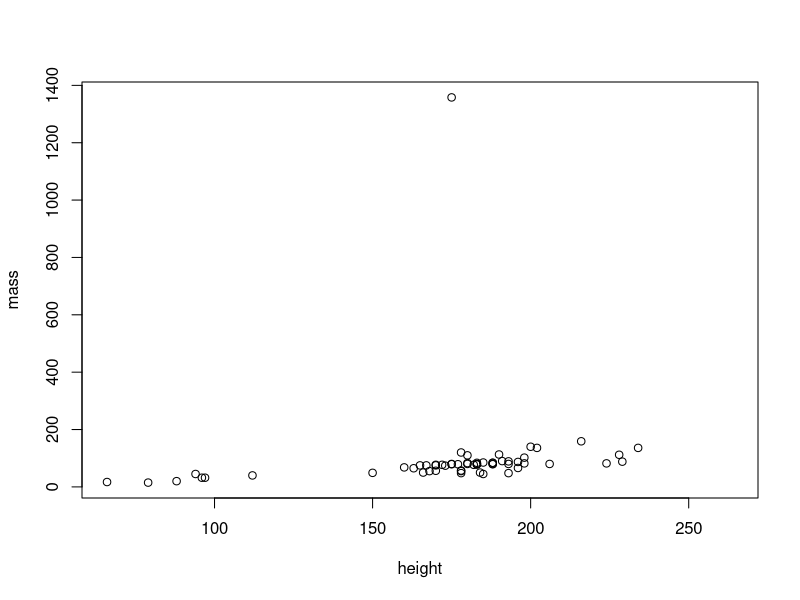
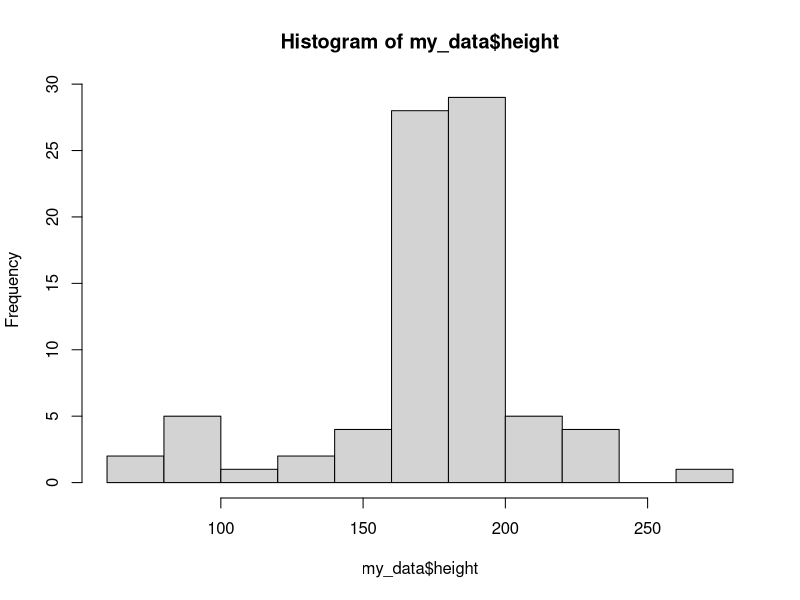
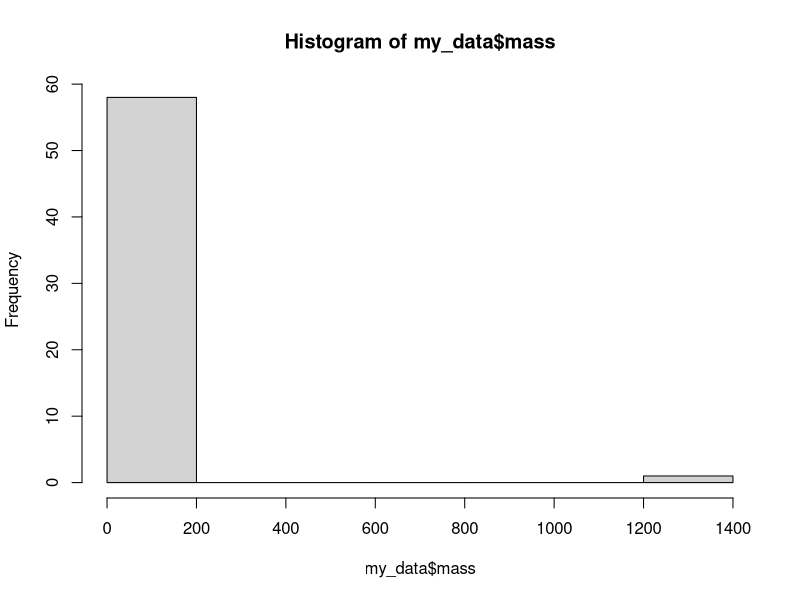
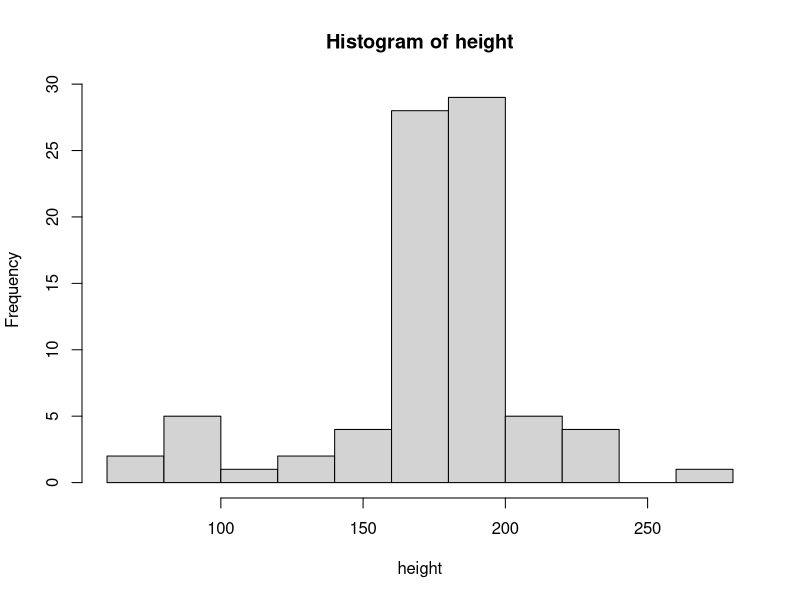
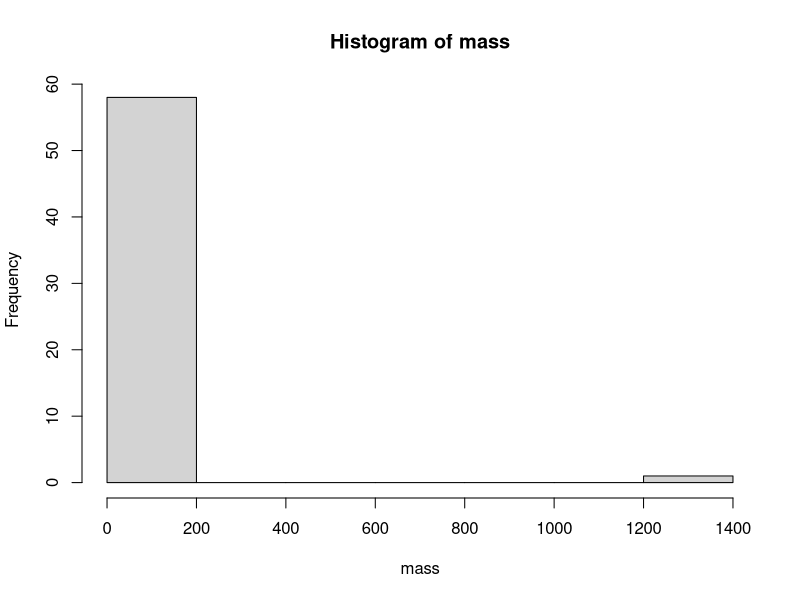

Source code (R) for these figures, in order:
#Functions are instructions to apply on objects or variables

my_age <- 23
your_age <- 19
sum(my_age,your_age)

library(tidyverse)

my_data <- starwars %>% 
  select (height,mass)   # 87 observations of 2 variables

plot(my_data)

# call a variable of a data_frame:  data_frame_name$variable_name
hist(my_data$height)

hist(my_data$mass)
starwars %>% 
  select(name, species, mass) %>% 
  filter(mass > 1000) %>% 
  View()
  

#or
attach(my_data)
hist(height)
hist(mass)

summary(my_data)
summary(height)   #or summary(my_data$height)
summary(mass)   #or  summary(my_data$mass)

class(my_data)
class(my_data$height)   #or class(height) as it is already attached
class(mass)    #or class(my_data$mass)

length(my_data)  # number of variables
length(my_data$height)   #number of observations
length(mass)

unique(height)
length(unique(height))
unique(my_data$mass)
length(unique(my_data$mass))

head(my_data)
tail(my_data)

my_data[4:10,1:2]    #[rows,columns]
my_data[4:10,1]
my_data[4:10,2]
my_data[7,1:2]
my_data[40,1]   # to call a cell
my_data[50,2]

subset <- my_data[4:12,1:2]


?median
median(1:10)
median(1:11)
median(c(1:3,100,1000))
median(c(2:10,25,100,70,25,99,1000))
median(c(4:10,25,100,70,25,99,1000,36))

median(my_data$height)
median(my_data$height, na.rm = TRUE)
median(my_data$mass, na.rm =TRUE)
median(subset$mass, na.rm = TRUE)
median(subset$height,na.rm=TRUE)


jjj <- c(c(1:3),8,NA,111,99,30)
median(jjj, na.rm=TRUE)
